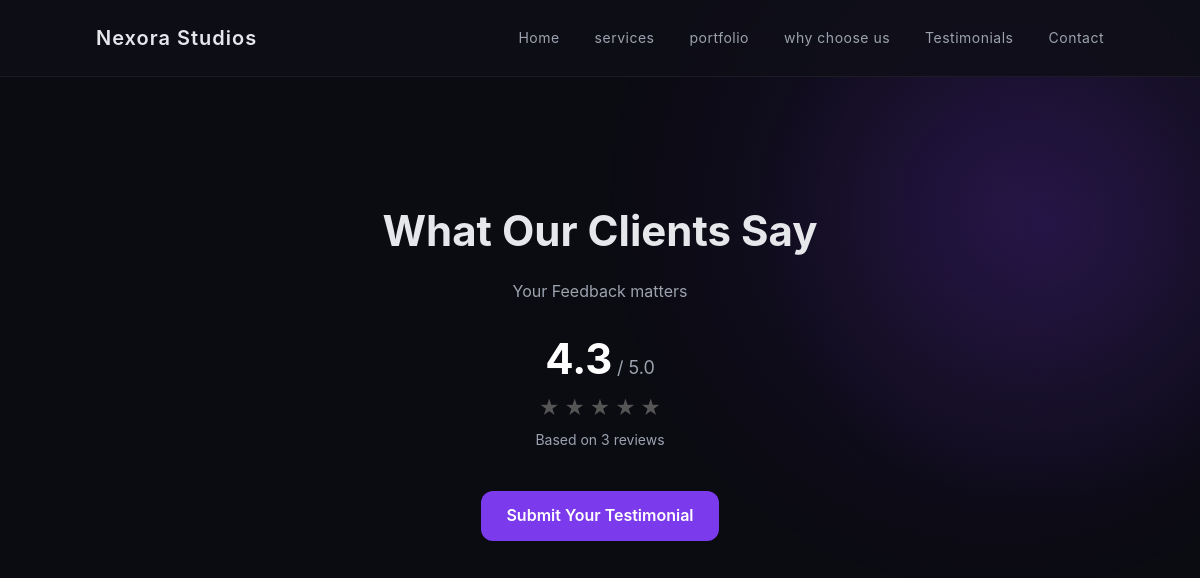
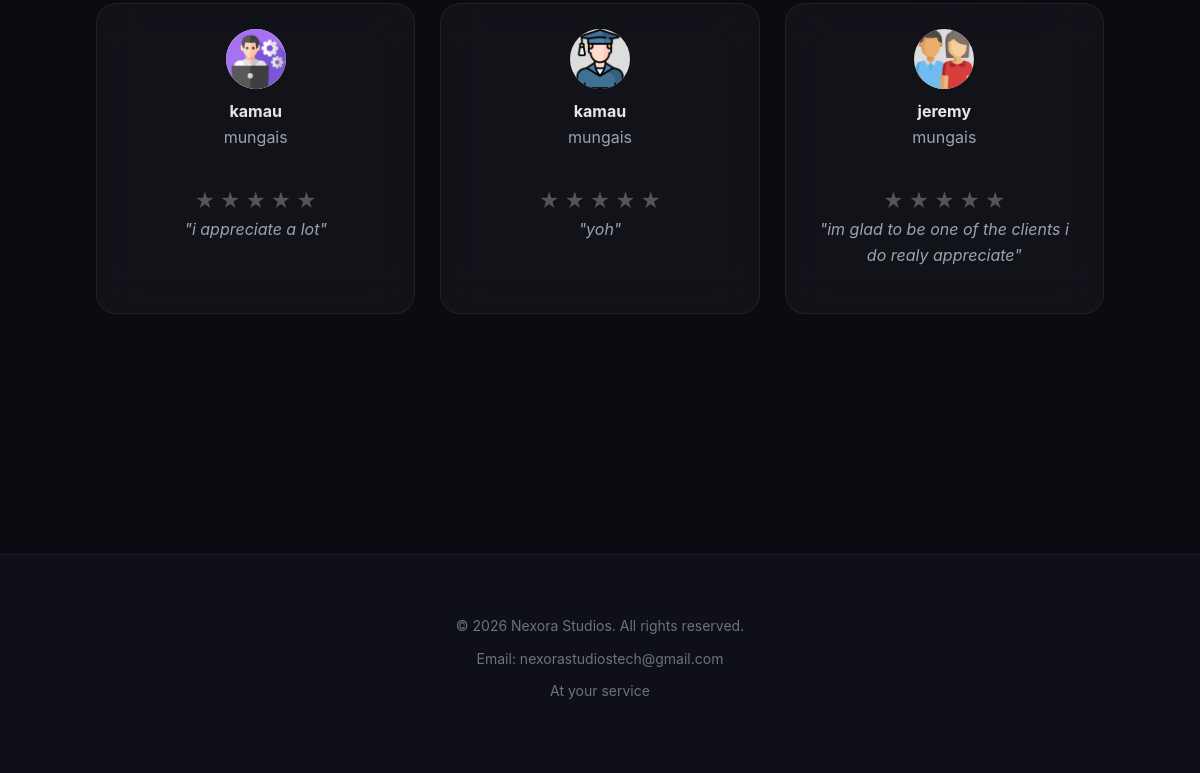
/testimonials/, run on an earlier commit of the app's database (2 pictures, top to bottom).
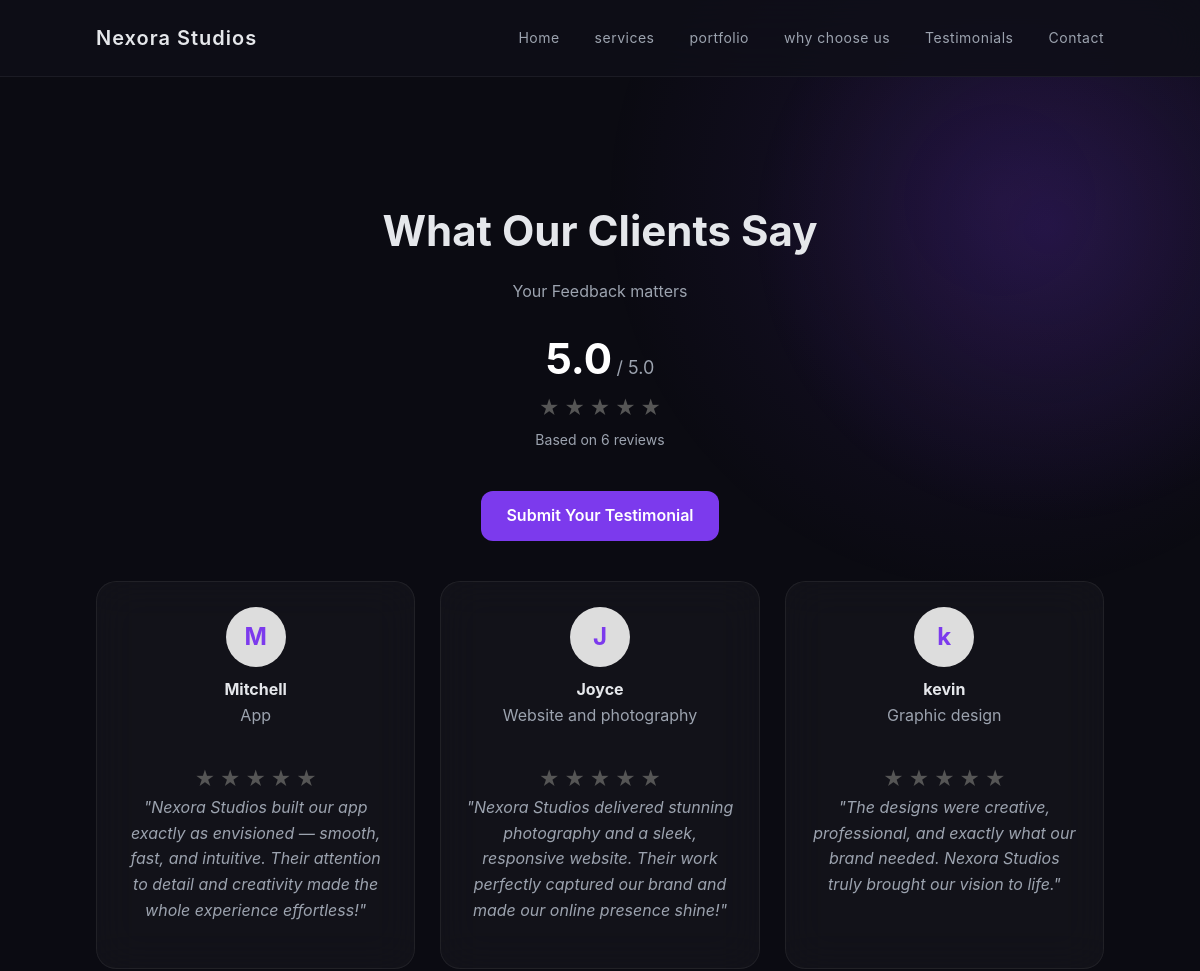
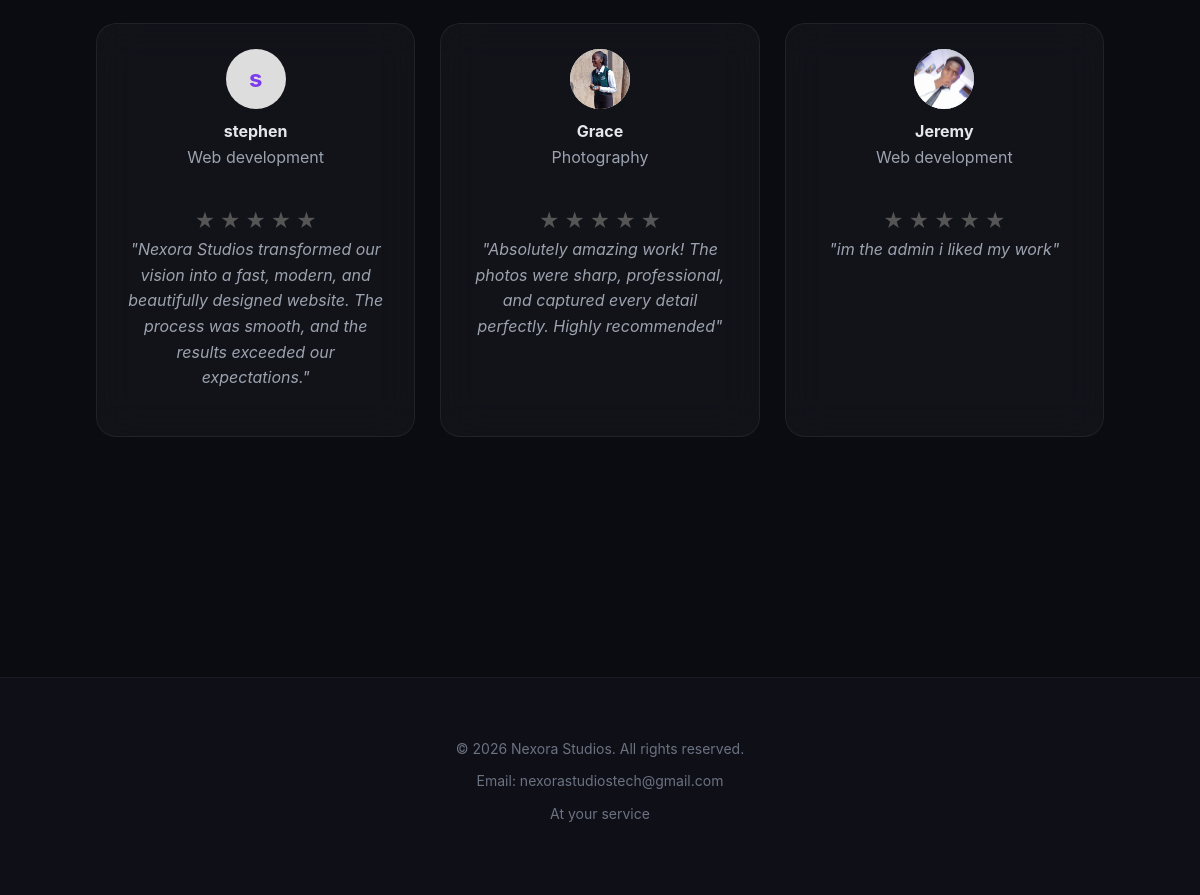
And on a later commit of the database (2 pictures, top to bottom).
### techcompany/models.py (models this page shows, shortened)
class Testimonial(models.Model):
    client_name = models.CharField(max_length=200)
    company = models.CharField(max_length=200, blank=True)
    message = models.TextField()
    client_image = models.ImageField(upload_to='testimonials/', blank=True, null=True)
    rating = models.PositiveIntegerField(default=5)  # 1-5 stars
    is_approved = models.BooleanField(default=False)
    approval_token = models.UUIDField(default=uuid.uuid4, unique=True)
    created_at = models.DateTimeField(auto_now_add=True)

### techcompany/views.py (the view)
# urls.py: path('testimonials/', views.testimonials, name='testimonials'),
def testimonials(request):
    testimonials = Testimonial.objects.filter(
        is_approved=True
    ).order_by('-created_at')
    total_reviews = testimonials.count()
    average_rating = (
        sum(t.rating for t in testimonials) / total_reviews
        if total_reviews > 0 else 0
    )
    return render(request, 'testimonials.html', {
        'testimonials': testimonials,
        'total_reviews': total_reviews,
        'average_rating': round(average_rating, 1),
    })

### templates/testimonials.html (shortened to what this page needs)
{% extends 'base.html' %}
{% block content %}
<section class="testimonial-section">
    <div class="testimonial-container">
        <h2>What Our Clients Say</h2>
        <p>Your Feedback matters</p>
        {% if total_reviews > 0 %}
        <div class="average-rating">
            <div>
                <span class="big-rating">{{ average_rating }}</span>
                <span class="out-of">/ 5.0</span>
            </div>
            <div class="stars-display">
                {% for i in "12345" %}
                    {% if forloop.counter <= average_rating %}
                        <span class="star filled">★</span>
                    {% elif forloop.counter|add:"-0.5" <= average_rating %}
                        <span class="star half">★</span>
                    {% else %}
                        <span class="star">★</span>
                    {% endif %}
                {% endfor %}
            </div>
            <p class="review-count">Based on {{ total_reviews }} review{{ total_reviews|pluralize }}</p>
        </div>
        {% endif %}
        <div class="add-testimonial-btn">
            <a href="{% url 'add_testimonial' %}">Submit Your Testimonial</a>
        </div>
        <div class="testimonial-grid">
            {% for t in testimonials %}
            <div class="testimonial-card">
                <div class="client-info">
                    {% if t.client_image %}
                        <img src="{{ t.client_image.url }}" alt="{{ t.client_name }}">
                    {% else %}
                        <div class="placeholder-img">{{ t.client_name|slice:":1" }}</div>
                    {% endif %}
                    <h4>{{ t.client_name }}</h4>
                    <p>{{ t.company }}</p>
                </div>
                <div class="rating">
                    {% for i in "12345" %}
                        {% if forloop.counter <= t.rating %}
                            <span class="star filled">★</span>
                        {% elif forloop.counter|add:"-0.5" <= t.rating %}
                            <span class="star half">★</span>
                        {% else %}
                            <span class="star">★</span>
                        {% endif %}
                    {% endfor %}
                </div>
                <p class="message">"{{ t.message }}"</p>
            </div>
            {% empty %}
            <p>No testimonials yet.</p>
            {% endfor %}
        </div>
    </div>
</section>
{% endblock %}

### templates/base.html (shortened to what this page needs)
{% load static %}
<!DOCTYPE html>
<html lang="en">
<head>
</head>
<body>
<nav class="navbar">
    <div class="logo">Nexora Studios</div>
    <ul>
        <nav>
    <ul>
        <li><a href="{% url 'home' %}">Home</a></li>
        <li><a href="{% url 'services' %}">services</a></li>
        <li><a href="{% url 'portfolio' %}">portfolio</a></li>
        <li><a href="{% url 'why_choose_us' %}">why choose us</a></li>
        <li><a href="{% url 'testimonials' %}">Testimonials</a></li>
        <li><a href="{% url 'contact' %}">Contact</a></li>
    </ul>
</nav>
    </ul>
</nav>
{% block content %}{% endblock %}
<footer>
    <div class="footer-content">
        <p>© 2026 Nexora Studios. All rights reserved.</p>
        <p>Email: nexorastudiostech@gmail.com</p>
        <p>At your service</p>
    </div>
</footer>
</body>
</html>

### templates/base.html (style rules this page uses)
* { margin: 0; padding: 0; box-sizing: border-box; }
body { font-family: -apple-system, BlinkMacSystemFont, "Segoe UI", Roboto, sans-serif; background: #0b0b12; color: #e5e7eb; line-height: 1.6; overflow-x: hidden; }
body::before { content: ""; position: fixed; width: 800px; height: 800px; background: radial-gradient(circle, rgba(124,58,237,0.12), transparent 70%); top: -200px; right: -200px; z-index: -1; }
.navbar { display: flex; justify-content: space-between; align-items: center; padding: 22px 8%; background: rgba(15,15,25,0.75); backdrop-filter: blur(20px); border-bottom: 1px solid rgba(255,255,255,0.06); position: sticky; top: 0; z-index: 1000; }
.logo { font-size: 20px; font-weight: 600; letter-spacing: 1px; }
.navbar ul { list-style: none; display: flex; gap: 35px; }
.navbar a { text-decoration: none; color: #9ca3af; font-size: 14px; letter-spacing: 0.5px; transition: 0.3s ease; position: relative; }
.navbar a::after { content: ""; position: absolute; width: 0%; height: 2px; bottom: -6px; left: 0; background: #7c3aed; transition: 0.3s ease; }
section { padding: 120px 8%; }
footer { margin-top: 120px; padding: 60px 8%; background: #0f0f18; border-top: 1px solid rgba(255,255,255,0.05); }
.footer-content { max-width: 1200px; margin: auto; text-align: center; }
.footer-content p { color: #6b7280; font-size: 14px; margin-bottom: 10px; }

### templates/testimonials.html (style rules this page uses)
.testimonial-section { position: relative; padding: 120px 8%; overflow: hidden; }
.testimonial-section::before { content: ""; position: absolute; width: 600px; height: 600px; background: radial-gradient(circle, rgba(124,58,237,0.15), transparent 70%); top: -150px; right: -150px; z-index: 0; }
.testimonial-container { position: relative; z-index: 2; max-width: 1100px; margin: auto; text-align: center; }
.testimonial-container h2 { font-size: 42px; font-weight: 700; margin-bottom: 15px; }
.testimonial-container p { color: #9ca3af; margin-bottom: 20px; }
.average-rating { margin-bottom: 40px; }
.big-rating { font-size: 42px; font-weight: 700; color: #fff; }
.out-of { font-size: 18px; color: #9ca3af; }
.review-count { margin-top: 5px; font-size: 14px; color: #9ca3af; }
.stars-display .star, .rating .star { font-size: 20px; color: #555; transition: transform 0.3s ease; }
.filled { color: #facc15; }
.testimonial-grid { display: grid; grid-template-columns: repeat(auto-fill, minmax(300px, 1fr)); gap: 25px; }
.testimonial-card { background: rgba(255,255,255,0.03); border: 1px solid rgba(255,255,255,0.06); border-radius: 20px; padding: 25px; backdrop-filter: blur(20px); transition: 0.4s ease; }
.client-info { display: flex; flex-direction: column; align-items: center; margin-bottom: 15px; }
.client-info img, .placeholder-img { width: 60px; height: 60px; border-radius: 50%; margin-bottom: 10px; object-fit: cover; background: #ddd; display: flex; align-items: center; justify-content: center; font-weight: bold; color: #7c3aed; font-size: 24px; }
.message { color: #9ca3af; font-style: italic; line-height: 1.6; }
.add-testimonial-btn { margin-bottom: 40px; }
.add-testimonial-btn a { display: inline-block; padding: 12px 25px; border-radius: 12px; background: #7c3aed; color: #fff; font-weight: 600; text-decoration: none; transition: 0.3s ease; }

What changed in the data, as far as the page shows it:
removed Testimonial: client_image (picture), client_name "kamau", company "mungais", rating 3 (drawn), message "i appreciate a lot"
removed Testimonial: client_image (picture), client_name "kamau", company "mungais", rating 5 (drawn), message "yoh"
removed Testimonial: client_image (picture), client_name "jeremy", company "mungais", rating 5 (drawn), message "im glad to be one of the clients i do realy appreciate"
added Testimonial: client_name "M", client_name "Mitchell", company "App", rating 5 (drawn), message "Nexora Studios built our app exactly as envisioned — smooth, fast, and intuitive. Their attention to detail and creativity made the whole experience effortless!"
added Testimonial: client_name "J", client_name "Joyce", company "Website and photography", rating 5 (drawn), message "Nexora Studios delivered stunning photography and a sleek, responsive website. Their work perfectly captured our brand and made our online presence shine!"
added Testimonial: client_name "k", client_name "kevin", company "Graphic design", rating 5 (drawn), message "The designs were creative, professional, and exactly what our brand needed. Nexora Studios truly brought our vision to life."
added Testimonial: client_name "s", client_name "stephen", company "Web development", rating 5 (drawn), message "Nexora Studios transformed our vision into a fast, modern, and beautifully designed website. The process was smooth, and the results exceeded our expectations."
added Testimonial: client_image (picture), client_name "Grace", company "Photography", rating 5 (drawn), message "Absolutely amazing work! The photos were sharp, professional, and captured every detail perfectly. Highly recommended"
added Testimonial: client_image (picture), client_name "Jeremy", company "Web development", rating 5 (drawn), message "im the admin i liked my work"
Also different on the page:
{{ average_rating }}: "4.3" → "5.0"
{{ total_reviews }}: "3" → "6"
